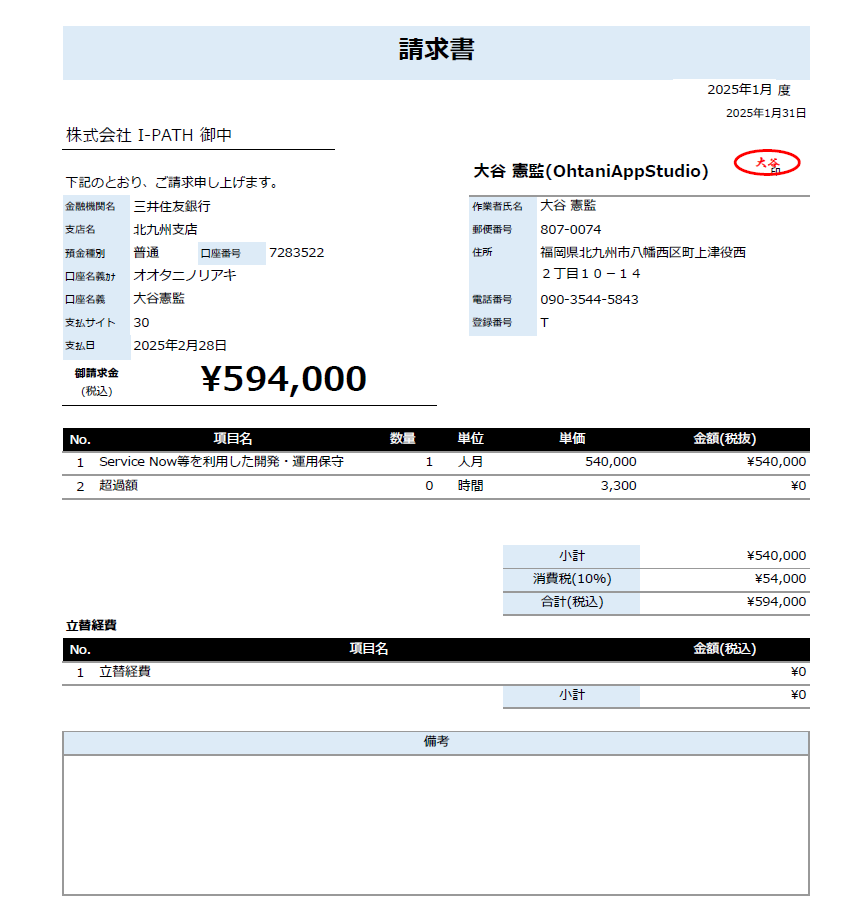
#> input picture 20250719_文字認識/請求書.png, 859 x 910 px
$ python '060_二値化の精度不足による文字欠落.py'
#> lines starting #> are read from the running program, lines starting #| are printed output that depends on the picture; after the words box and inside, x2 and y2 are one past the last pixel; in counts of white or black regions, pixels touching at a corner belong together
from PIL import Image
import cv2
import numpy as np
import matplotlib.pyplot as plt

# ファイルパス
image_path = '請求書.png'

# 1. 読み込み（PIL → NumPy → BGR）
img_pil = Image.open(image_path).convert('RGB')
img = np.array(img_pil)
img = cv2.cvtColor(img, cv2.COLOR_RGB2BGR)

# 表示用のRGB変換
img_rgb = cv2.cvtColor(img, cv2.COLOR_BGR2RGB)

# 2. グレースケール化
gray = cv2.cvtColor(img, cv2.COLOR_BGR2GRAY)

# 3. ノイズ除去（やや弱めのガウシアンブラー）
blurred = cv2.GaussianBlur(gray, (3, 3), 0)

# 4. 二値化（適応的二値化：局所領域に強い）
adaptive = cv2.adaptiveThreshold(blurred, 255,
                                 cv2.ADAPTIVE_THRESH_GAUSSIAN_C,
                                 cv2.THRESH_BINARY,
                                 blockSize=11,  # 奇数
                                 C=2)
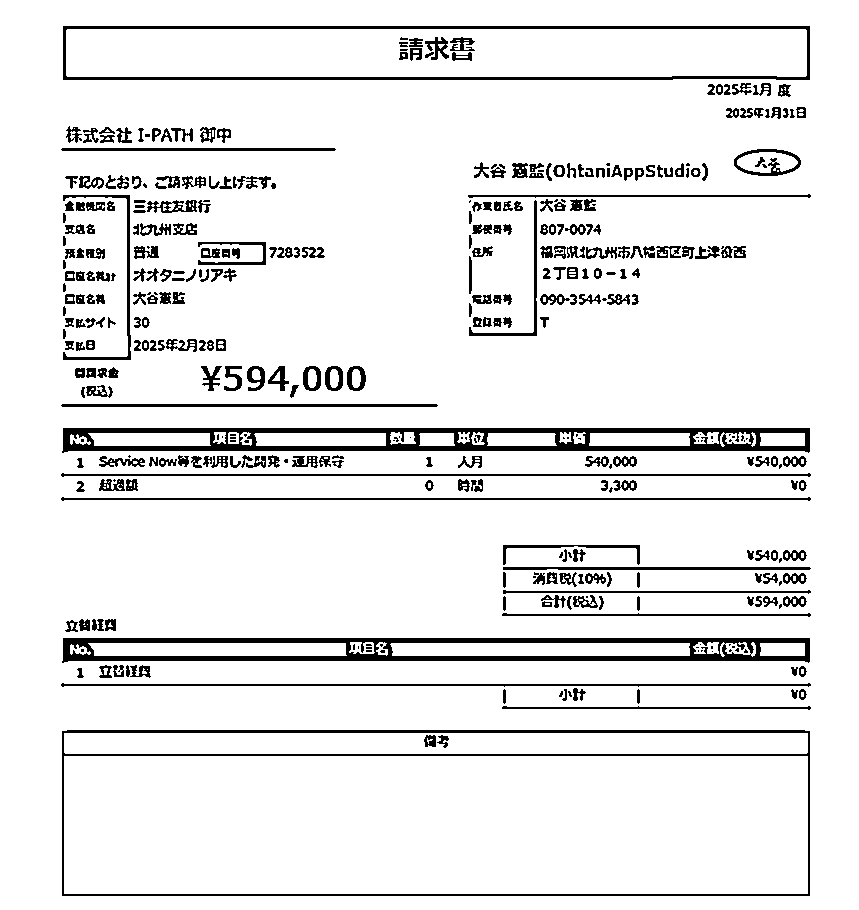
#> adaptive: shape (910, 859); 91.6% white; 399 black regions (87 under 20 px)

# 5. 輪郭検出（小文字や細かい領域も拾える設定）
contours, _ = cv2.findContours(adaptive, cv2.RETR_TREE, cv2.CHAIN_APPROX_SIMPLE)
#> contours = 733 contours, 354 with area under 20; largest, box (x1, y1, x2, y2) and area: (0, 0, 859, 910) 779922, (61, 729, 811, 897) 125070, (64, 756, 808, 894) 101791, (62, 25, 811, 81) 41035, (66, 29, 807, 77) 34673
contour_img = img.copy()
for cnt in contours:
    x, y, w, h = cv2.boundingRect(cnt)
    if 5 < w < 300 and 5 < h < 100:  # 小さすぎず大きすぎない矩形
        cv2.rectangle(contour_img, (x, y), (x+w, y+h), (0, 255, 0), 1)
#> this loop made 733 passes
#> (x, y, w, h) on passes 2, 4, 5: (61, 729, 750, 168), (64, 733, 744, 21), (436, 734, 14, 15)
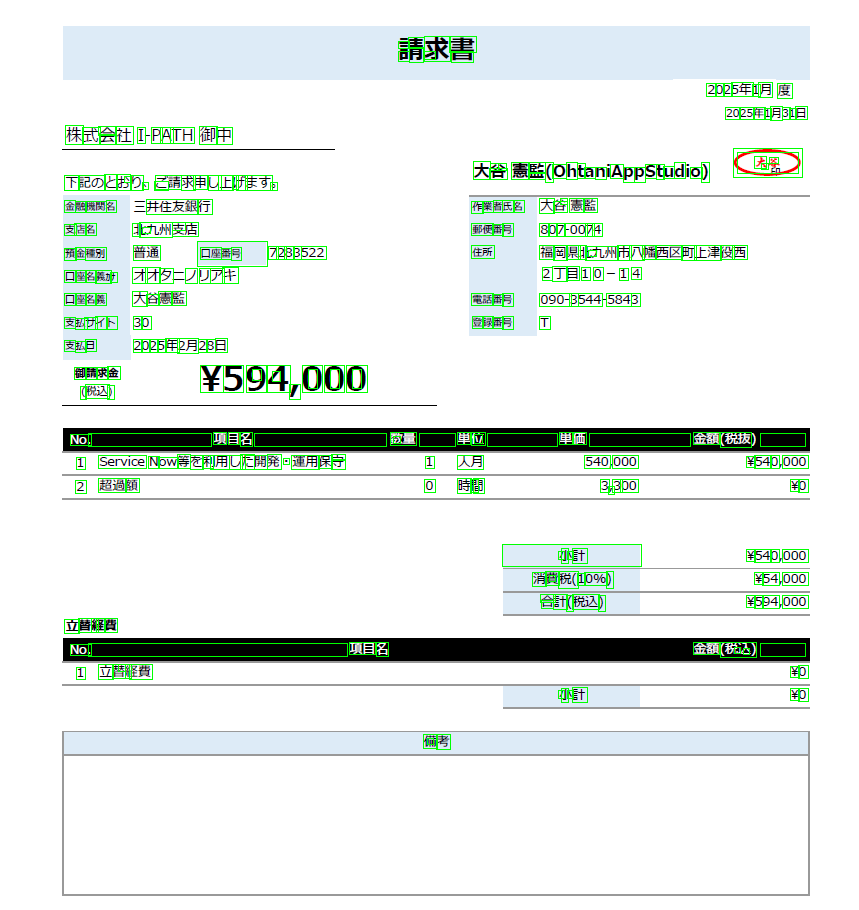
#> contour_img: shape (910, 859, 3); mean B, G, R 231.9, 236.6, 229

# Contours画像もRGBに変換
contour_rgb = cv2.cvtColor(contour_img, cv2.COLOR_BGR2RGB)

# 6. 結果表示（ステップごと）
titles = ['Original', 'Grayscale', 'Blurred', 'Binary', 'Contours']
images = [img_rgb, gray, blurred, adaptive, contour_rgb]

plt.figure(figsize=(15, 6))
for i in range(5):
    plt.subplot(1, 5, i+1)
    cmap = 'gray' if i in [1, 2, 3] else None
    plt.imshow(images[i], cmap=cmap)
    plt.title(titles[i])
    plt.axis('off')
plt.tight_layout()
plt.show()
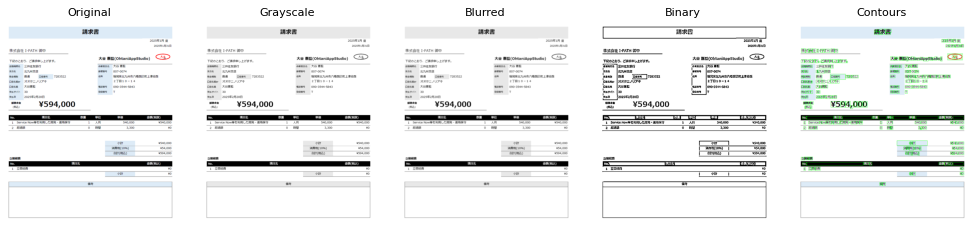
#> figure drawn by matplotlib, 5 panels
